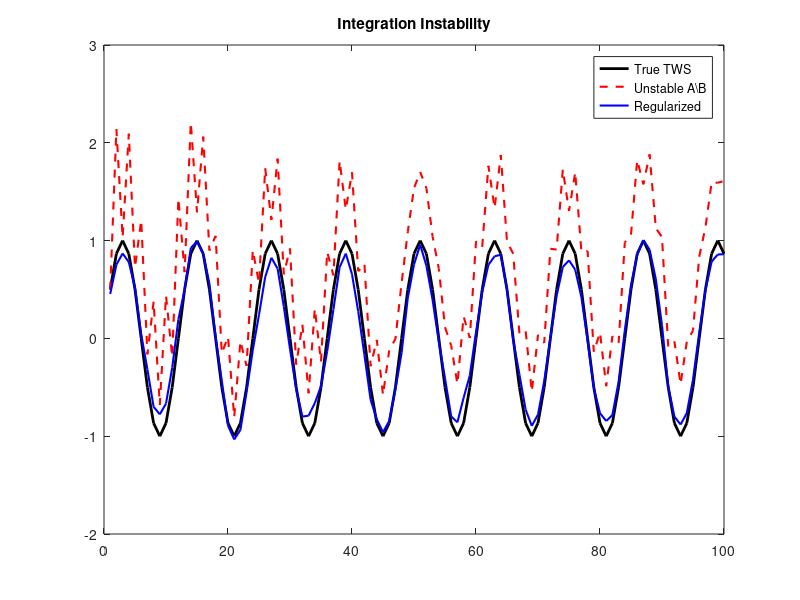

The MATLAB source for this figure:
% Test the numerical instability of Central Difference Integration
n = 100;
t = (1:n)';
true_tws = sin(2*pi*t/12); % True TWS is a sine wave
twsc = zeros(n, 1);
for i=2:n-1
    twsc(i) = (true_tws(i+1) - true_tws(i-1)) / 2;
end

% Add a tiny bit of noise to TWSC (like a model prediction would have)
twsc_pred = twsc + randn(n, 1) * 0.05;

% Reconstruct using the matrix A (as in step 04)
A = zeros(n, n);
for i = 2:n-1
    A(i, i-1) = -0.5;
    A(i, i+1) =  0.5;
end
A(1, 1) = 1; A(1, 2) = 0;
A(end, end-1) = -1; A(end, end) = 1;

B = twsc_pred;
B(1) = true_tws(1);

tws_reconstructed = A \ B;

% Now reconstruct with Tikhonov regularization to suppress zig-zag
D = eye(n);
for i=2:n
    D(i, i-1) = -1;
end
lambda = 0.1; % Regularization strength
tws_reconstructed_reg = (A'*A + lambda*(D'*D)) \ (A'*B);

figure;
plot(t, true_tws, 'k-', 'LineWidth', 2); hold on;
plot(t, tws_reconstructed, 'r--', 'LineWidth', 1.5);
plot(t, tws_reconstructed_reg, 'b-', 'LineWidth', 1.5);
legend('True TWS', 'Unstable A\B', 'Regularized');
title('Integration Instability');
saveas(gcf, 'scratch/test_integration.png');
